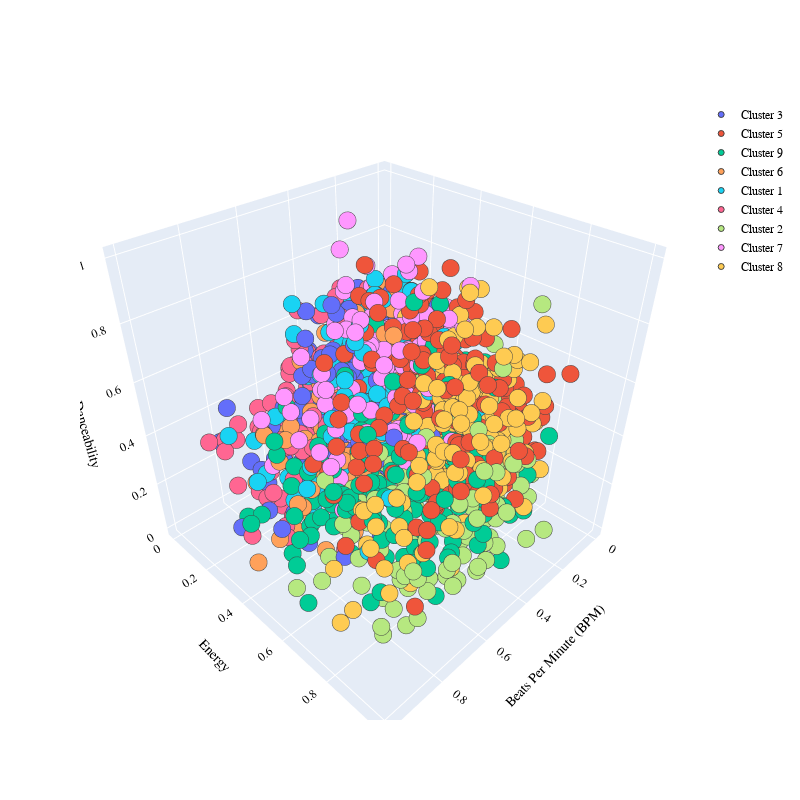

This figure's notebook cell:
### Markdown cell above
## Visualizing the clusters
Now let’s visualize the clusters based on some of the audio features:

### Code cell
import plotly.graph_objects as go
PLOT = go.Figure()
for i in list(data["Music Segments"].unique()):
    

    PLOT.add_trace(go.Scatter3d(x = data[data["Music Segments"]== i]['Beats Per Minute (BPM)'],
                                y = data[data["Music Segments"] == i]['Energy'],
                                z = data[data["Music Segments"] == i]['Danceability'],                        
                                mode = 'markers',marker_size = 6, marker_line_width = 1,
                                name = str(i)))
PLOT.update_traces(hovertemplate='Beats Per Minute (BPM): %{x} <br>Energy: %{y} <br>Danceability: %{z}')

    
PLOT.update_layout(width = 800, height = 800, autosize = True, showlegend = True,
                   scene = dict(xaxis=dict(title = 'Beats Per Minute (BPM)', titlefont_color = 'black'),
                                yaxis=dict(title = 'Energy', titlefont_color = 'black'),
                                zaxis=dict(title = 'Danceability', titlefont_color = 'black')),
                   font = dict(family = "Gilroy", color  = 'black', size = 12))

### Figure 1 — Plotly figure (JSON) as saved in the notebook; plotly's stock layout.template omitted (floating-point values rounded to 4 significant figures; data arrays with more than 128 entries replaced by an {"elided": "..."} marker saying what was removed)
{"data": [{"hovertemplate": "Beats Per Minute (BPM): %{x} <br>Energy: %{y} <br>Danceability: %{z}", "marker": {"line": {"width": 1}, "size": 6}, "mode": "markers", "name": "Cluster 3", "type": "scatter3d", "x": {"elided": "209 float values"}, "y": {"elided": "209 float values"}, "z": {"elided": "209 float values"}}, {"hovertemplate": "Beats Per Minute (BPM): %{x} <br>Energy: %{y} <br>Danceability: %{z}", "marker": {"line": {"width": 1}, "size": 6}, "mode": "markers", "name": "Cluster 5", "type": "scatter3d", "x": {"elided": "263 float values"}, "y": {"elided": "263 float values"}, "z": {"elided": "263 float values"}}, {"hovertemplate": "Beats Per Minute (BPM): %{x} <br>Energy: %{y} <br>Danceability: %{z}", "marker": {"line": {"width": 1}, "size": 6}, "mode": "markers", "name": "Cluster 9", "type": "scatter3d", "x": {"elided": "299 float values"}, "y": {"elided": "299 float values"}, "z": {"elided": "299 float values"}}, {"hovertemplate": "Beats Per Minute (BPM): %{x} <br>Energy: %{y} <br>Danceability: %{z}", "marker": {"line": {"width": 1}, "size": 6}, "mode": "markers", "name": "nan", "type": "scatter3d", "x": [], "y": [], "z": []}, {"hovertemplate": "Beats Per Minute (BPM): %{x} <br>Energy: %{y} <br>Danceability: %{z}", "marker": {"line": {"width": 1}, "size": 6}, "mode": "markers", "name": "Cluster 6", "type": "scatter3d", "x": {"elided": "204 float values"}, "y": {"elided": "204 float values"}, "z": {"elided": "204 float values"}}, {"hovertemplate": "Beats Per Minute (BPM): %{x} <br>Energy: %{y} <br>Danceability: %{z}", "marker": {"line": {"width": 1}, "size": 6}, "mode": "markers", "name": "Cluster 1", "type": "scatter3d", "x": {"elided": "175 float values"}, "y": {"elided": "175 float values"}, "z": {"elided": "175 float values"}}, {"hovertemplate": "Beats Per Minute (BPM): %{x} <br>Energy: %{y} <br>Danceability: %{z}", "marker": {"line": {"width": 1}, "size": 6}, "mode": "markers", "name": "Cluster 4", "type": "scatter3d", "x": {"elided": "193 float values"}, "y": {"elided": "193 float values"}, "z": {"elided": "193 float values"}}, {"hovertemplate": "Beats Per Minute (BPM): %{x} <br>Energy: %{y} <br>Danceability: %{z}", "marker": {"line": {"width": 1}, "size": 6}, "mode": "markers", "name": "Cluster 2", "type": "scatter3d", "x": {"elided": "193 float values"}, "y": {"elided": "193 float values"}, "z": {"elided": "193 float values"}}, {"hovertemplate": "Beats Per Minute (BPM): %{x} <br>Energy: %{y} <br>Danceability: %{z}", "marker": {"line": {"width": 1}, "size": 6}, "mode": "markers", "name": "Cluster 7", "type": "scatter3d", "x": {"elided": "190 float values"}, "y": {"elided": "190 float values"}, "z": {"elided": "190 float values"}}, {"hovertemplate": "Beats Per Minute (BPM): %{x} <br>Energy: %{y} <br>Danceability: %{z}", "marker": {"line": {"width": 1}, "size": 6}, "mode": "markers", "name": "Cluster 8", "type": "scatter3d", "x": {"elided": "191 float values"}, "y": {"elided": "191 float values"}, "z": {"elided": "191 float values"}}], "layout": {"autosize": true, "font": {"color": "black", "family": "Gilroy", "size": 12}, "height": 800, "scene": {"xaxis": {"title": {"font": {"color": "black"}, "text": "Beats Per Minute (BPM)"}}, "yaxis": {"title": {"font": {"color": "black"}, "text": "Energy"}}, "zaxis": {"title": {"font": {"color": "black"}, "text": "Danceability"}}}, "showlegend": true, "width": 800}}
